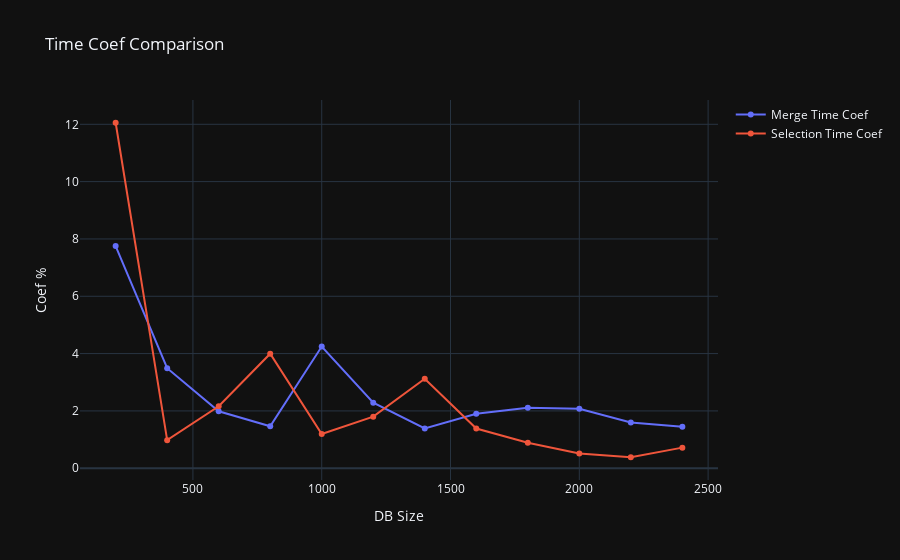

Write notebook code for a chart like this one.
### Code cell
df = pd.read_csv('p2output/mergeResultsFinal.csv')
df2 = pd.read_csv('p2output/selectionResultsFinal.csv')

fig = go.Figure()

fig.add_trace(go.Scatter(x=df['Size'], y=df['Time Coef'], name='Merge Time Coef'))

fig.add_trace(go.Scatter(x=df2['Size'], y=df2['Time Coef'], name='Selection Time Coef'))

fig.update_layout(title='Time Coef Comparison',
                  xaxis_title='DB Size',
                  yaxis_title='Coef %',
                  template='plotly_dark')

fig.show()

### Figure 1 — Plotly figure (JSON) as saved in the notebook; plotly's stock layout.template omitted (floating-point values rounded to 4 significant figures)
{"data": [{"name": "Merge Time Coef", "type": "scatter", "x": [200, 400, 600, 800, 1000, 1200, 1400, 1600, 1800, 2000, 2200, 2400], "y": [7.751, 3.491, 1.986, 1.464, 4.247, 2.288, 1.389, 1.903, 2.111, 2.075, 1.593, 1.443]}, {"name": "Selection Time Coef", "type": "scatter", "x": [200, 400, 600, 800, 1000, 1200, 1400, 1600, 1800, 2000, 2200, 2400], "y": [12.05, 0.9799, 2.162, 3.995, 1.194, 1.8, 3.121, 1.385, 0.8901, 0.5146, 0.3831, 0.719]}], "layout": {"title": {"text": "Time Coef Comparison"}, "xaxis": {"title": {"text": "DB Size"}}, "yaxis": {"title": {"text": "Coef %"}}}}
